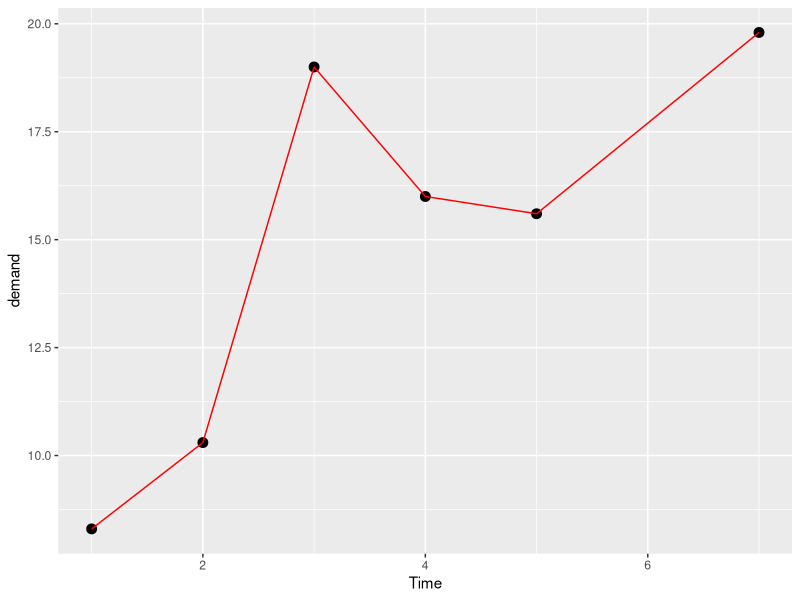
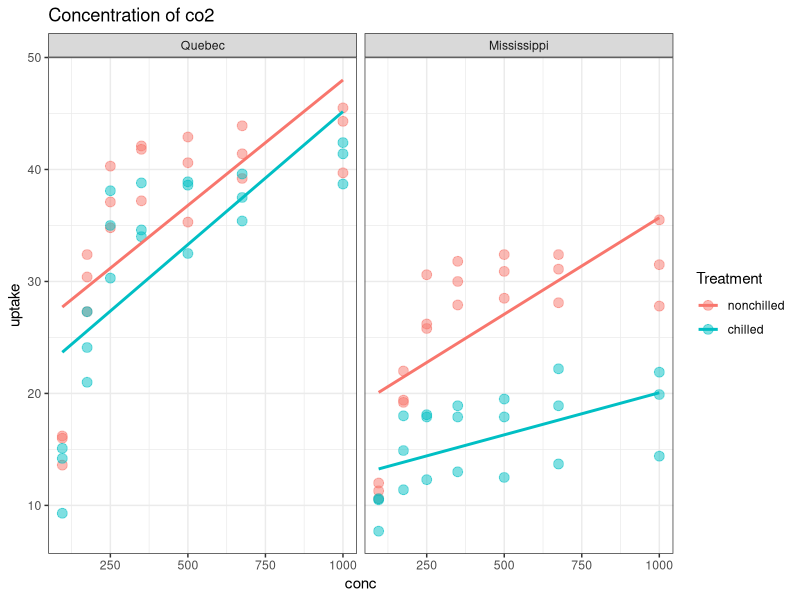
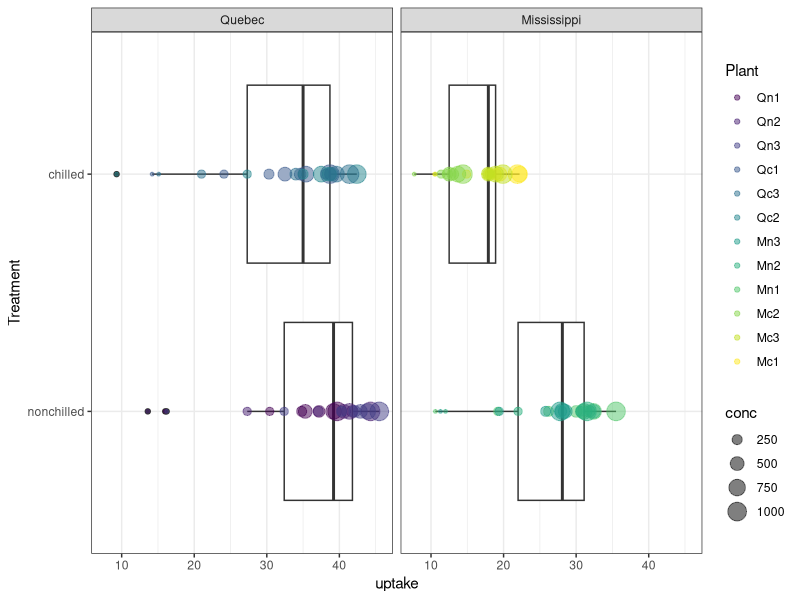
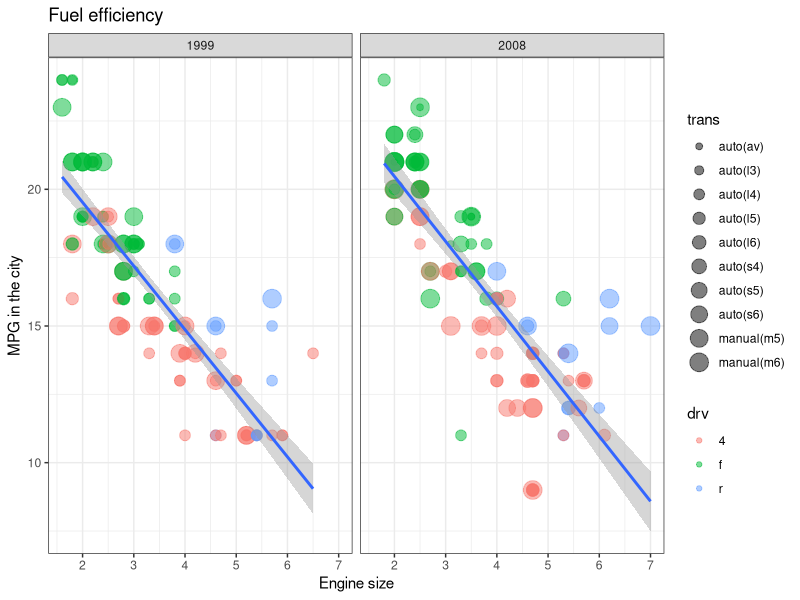

Generate these figures, in order, with R:
## ---- chunk 1
library(ggplot2)
library(tidyverse)
knitr::opts_chunk$set(tidy = TRUE, tidy.opts = list(width.cutoff = 60))
## ---- chunk 2
ggplot(BOD, aes(Time, demand)) +
  geom_point(size = 3) +
  geom_line(color = "red")

CO2 %>%
  ggplot(aes(conc, uptake, color = Treatment)) +
  geom_point(size = 3, alpha = 0.5) +
  geom_smooth(method = "lm", se = FALSE) +
  facet_wrap(~Type) +
  labs(title = "Concentration of co2") +
  theme_bw()

CO2 %>%
  ggplot(aes(Treatment, uptake)) +
  geom_boxplot() +
  geom_point(alpha = 0.5, aes(size = conc, color = Plant)) +
  facet_wrap(~Type) +
  coord_flip() +
  theme_bw()
  labs(title = "Chilled vs Non-chilled")

mpg %>%
  filter(cty < 25) %>%
  ggplot(aes(displ, cty)) +
  geom_point(aes(color = drv, size = trans), alpha = 0.5) +
  geom_smooth(method = "lm") +
  facet_wrap(~year, nrow = 1) +
  labs(x = "Engine size", y = "MPG in the city", title = "Fuel efficiency") +
  theme_bw()
